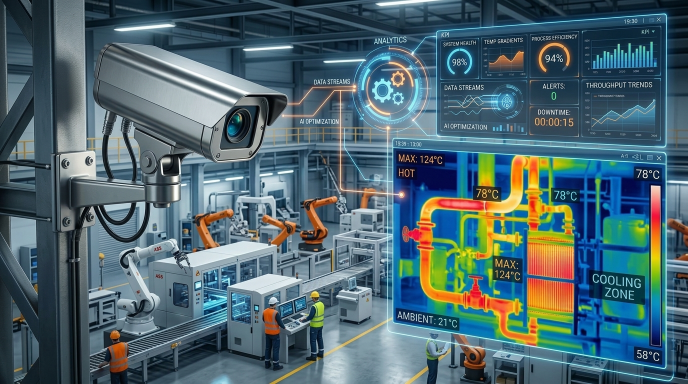
#> input picture assets/process_analytics_visual.jpg, 1376 x 768 px, found by its file name (shown at 1/2 size)
$ python inpaint_camera.py
#> lines starting #> are read from the running program, lines starting #| are printed output that depends on the picture; after the words box and inside, x2 and y2 are one past the last pixel; in counts of white or black regions, pixels touching at a corner belong together
import os
import math
import random
from PIL import Image, ImageFilter

im = Image.open('c:/nimit/assets/process_analytics_visual.jpg').convert('RGB')
#> im is the input picture: PIL image 1376x768 RGB; mean R, G, B 78, 102.8, 111.2
w, h = im.size
#> w = 1376; h = 768

# Load dilated mask
mask = Image.new('L', (w, h), 0)
#> mask: PIL image 1376x768 L; every value is 0

# Region 1: "PTZ-EXP-01"
for y in range(130, 240):
    for x in range(100, 255):
        if y > 182 and x < 160: # avoid cable socket
            continue
        r, g, b = im.getpixel((x, y))
        if r < 82 and g < 88 and b < 102:
            mask.putpixel((x, y), 255)
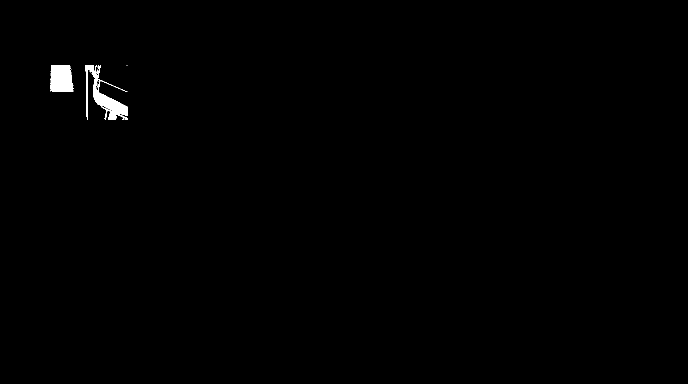
#> mask: PIL image 1376x768 L (shown at 1/2 size); 0.47% white; 19 white regions (17 under 20 px), largest, box (x1, y1, x2, y2) and area: (171, 130, 255, 240) 2818, (102, 130, 148, 183) 2143

# Region 2: "HAZ-LOC RATED" and "SWIR/EO"
for y in range(180, 275):
    for x in range(235, 375):
        r, g, b = im.getpixel((x, y))
        if r < 98 and g < 104 and b < 118:
            mask.putpixel((x, y), 255)
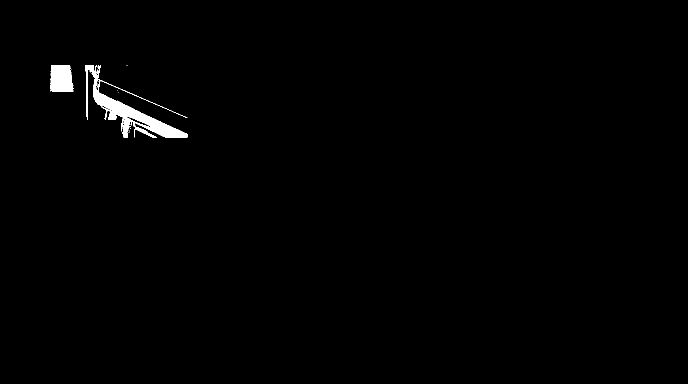
#> mask: PIL image 1376x768 L (shown at 1/2 size); 0.81% white; 24 white regions (22 under 20 px), largest, box (x1, y1, x2, y2) and area: (171, 130, 375, 275) 6375, (102, 130, 148, 183) 2143

# Region 3: mount text
for y in range(345, 380):
    for x in range(155, 220):
        r, g, b = im.getpixel((x, y))
        if r < 100 and g < 105 and b < 118:
            mask.putpixel((x, y), 255)
#> mask: PIL image 1376x768 L; 0.87% white; 29 white regions (25 under 20 px), largest, box (x1, y1, x2, y2) and area: (171, 130, 375, 275) 6375, (102, 130, 148, 183) 2143, (155, 345, 220, 369) 479, (155, 367, 173, 380) 155

# Dilate mask by 5px (radius 2)
dilated = mask.filter(ImageFilter.MaxFilter(5))
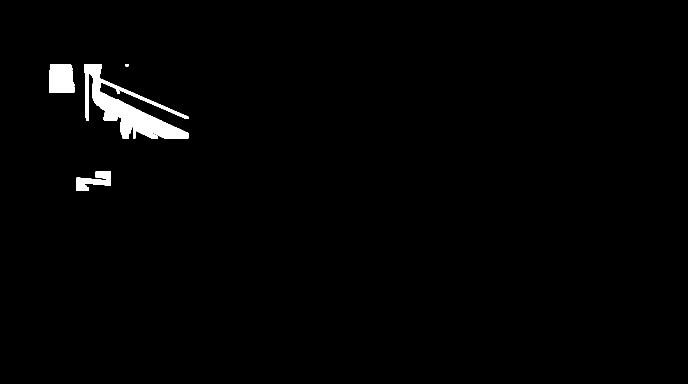
#> dilated: PIL image 1376x768 L (shown at 1/2 size); 1.4% white; 4 white regions, box (x1, y1, x2, y2) and area: (169, 128, 377, 277) 10545, (98, 128, 150, 185) 2729, (153, 343, 222, 382) 1511, (251, 128, 257, 133) 30

# Convert image and mask to list of pixels for fast multi-pass Laplace inpainting
# We only need to process the bounding box around the camera: x in [80..400], y in [120..390]
bx0, by0, bx1, by1 = 80, 120, 400, 390
bw = bx1 - bx0
bh = by1 - by0

# Extract RGB arrays
r_arr = [[im.getpixel((bx0 + x, by0 + y))[0] for x in range(bw)] for y in range(bh)]
#> r_arr = 270 items
g_arr = [[im.getpixel((bx0 + x, by0 + y))[1] for x in range(bw)] for y in range(bh)]
#> g_arr = 270 items
b_arr = [[im.getpixel((bx0 + x, by0 + y))[2] for x in range(bw)] for y in range(bh)]
#> b_arr = 270 items
m_arr = [[(1 if dilated.getpixel((bx0 + x, by0 + y)) > 128 else 0) for x in range(bw)] for y in range(bh)]
#> m_arr = 270 items

# 1. Initial fill along cylindrical axis (angle approx -20 degrees: dy/dx ≈ -0.36)
# For each masked pixel, sample from left-bottom and right-top outside mask
for y in range(bh):
    for x in range(bw):
        if m_arr[y][x]:
            # Find closest unmasked pixel in 4 directions
            samples_r, samples_g, samples_b = [], [], []
            for radius in range(1, 25):
                for dx, dy in [(1, 0), (-1, 0), (0, 1), (0, -1), (2, -1), (-2, 1), (1, 1), (-1, -1)]:
                    nx, ny = x + dx * radius, y + dy * radius
                    if 0 <= nx < bw and 0 <= ny < bh:
                        if not m_arr[ny][nx]:
                            samples_r.append(r_arr[ny][nx])
                            samples_g.append(g_arr[ny][nx])
                            samples_b.append(b_arr[ny][nx])
                if len(samples_r) >= 4:
                    break
            if samples_r:
                r_arr[y][x] = sum(samples_r) / len(samples_r)
                g_arr[y][x] = sum(samples_g) / len(samples_g)
                b_arr[y][x] = sum(samples_b) / len(samples_b)

# 2. Multi-pass Laplace diffusion iterations for smooth harmonic gradient
for iteration in range(60):
    new_r = [row[:] for row in r_arr]
    new_g = [row[:] for row in g_arr]
    new_b = [row[:] for row in b_arr]

    for y in range(1, bh - 1):
        for x in range(1, bw - 1):
            if m_arr[y][x]:
                # 8-neighbor weighted Laplace with cylindrical bias (horizontal/diagonal)
                # Weights: top-right and bottom-left get slightly higher weight along cylinder axis
                w_diag = 0.8
                avg_r = (r_arr[y-1][x] + r_arr[y+1][x] + r_arr[y][x-1] + r_arr[y][x+1] +
                         (r_arr[y-1][x+1] + r_arr[y+1][x-1]) * w_diag +
                         (r_arr[y-1][x-1] + r_arr[y+1][x+1]) * 0.5) / (4.0 + 2 * w_diag + 1.0)

                avg_g = (g_arr[y-1][x] + g_arr[y+1][x] + g_arr[y][x-1] + g_arr[y][x+1] +
                         (g_arr[y-1][x+1] + g_arr[y+1][x-1]) * w_diag +
                         (g_arr[y-1][x-1] + g_arr[y+1][x+1]) * 0.5) / (4.0 + 2 * w_diag + 1.0)

                avg_b = (b_arr[y-1][x] + b_arr[y+1][x] + b_arr[y][x-1] + b_arr[y][x+1] +
                         (b_arr[y-1][x+1] + b_arr[y+1][x-1]) * w_diag +
                         (b_arr[y-1][x-1] + b_arr[y+1][x+1]) * 0.5) / (4.0 + 2 * w_diag + 1.0)

                new_r[y][x] = avg_r
                new_g[y][x] = avg_g
                new_b[y][x] = avg_b

    r_arr, g_arr, b_arr = new_r, new_g, new_b

# 3. Add subtle realistic brushed metal micro-texture (noise +-1.5)
random.seed(42)
result_im = im.copy()
for y in range(bh):
    for x in range(bw):
        if m_arr[y][x]:
            noise = (random.random() - 0.5) * 2.5
            r_val = max(0, min(255, int(round(r_arr[y][x] + noise))))
            g_val = max(0, min(255, int(round(g_arr[y][x] + noise))))
            b_val = max(0, min(255, int(round(b_arr[y][x] + noise))))
            result_im.putpixel((bx0 + x, by0 + y), (r_val, g_val, b_val))

# Save output comparison
crop_before = im.crop((80, 120, 420, 390))
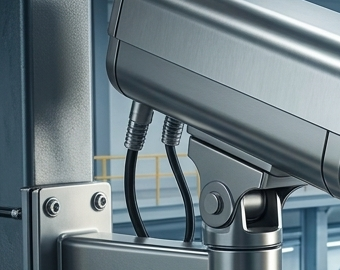
#> crop_before: PIL image 340x270 RGB; mean R, G, B 107.8, 122.8, 129.3
crop_after = result_im.crop((80, 120, 420, 390))
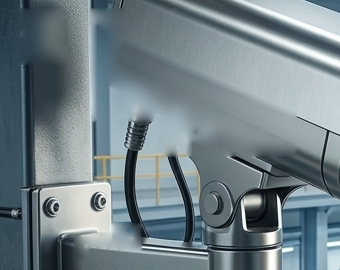
#> crop_after: PIL image 340x270 RGB; mean R, G, B 113.8, 129.1, 135.6

crop_before.save('c:/nimit/scratch/camera_before.png')
crop_after.save('c:/nimit/scratch/camera_after.png')

# Save final inpainted image to assets
clean_out_path = 'c:/nimit/assets/process_analytics_visual_clean.jpg'
result_im.save(clean_out_path, quality=98)
result_im.save('c:/nimit/assets/process_analytics_visual.jpg', quality=98)
print("Inpainted camera successfully and saved to assets/process_analytics_visual.jpg!")
